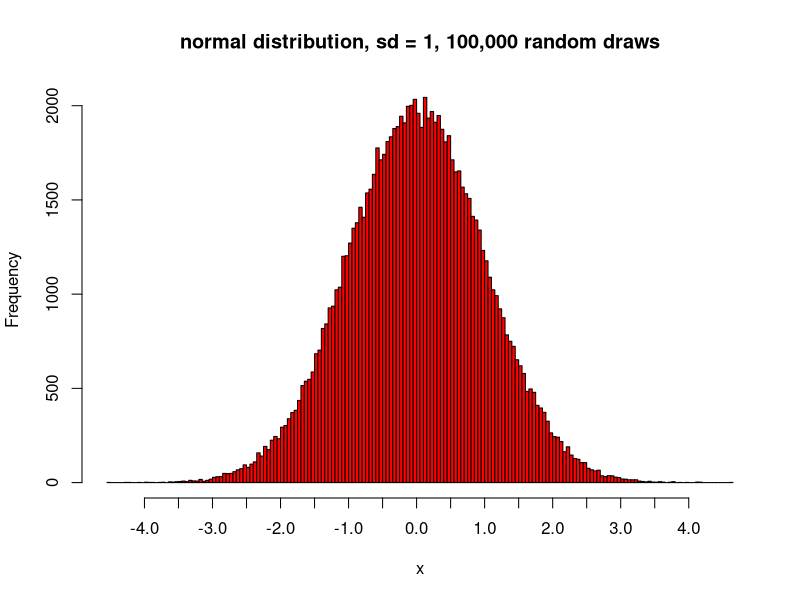
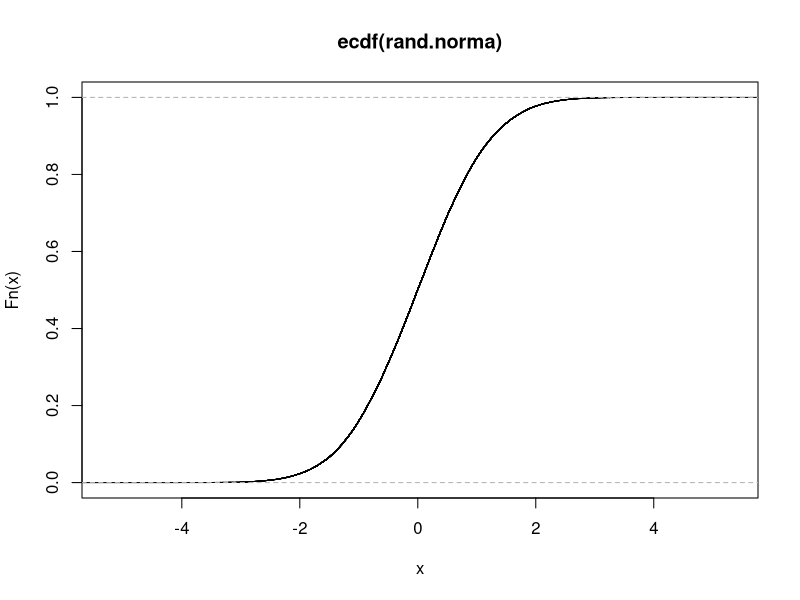

These figures' R source, in order:
## ---- chunk 1

x <- c(-2,-1,0,1,2)

## ---- chunk 2
rand.norma<- rnorm(100000)
hist(rand.norma, breaks = 200, freq = TRUE, main = "normal distribution, sd = 1, 100,000 random draws", xaxp=c(-4,4,16) , xlab = 'x', col = "red")

#the xaxp=c(-4,4,16)  argument sets the x-axis tick marks to run from -4 to 4 and to have a total of 16 tick marks 

# calculate CDF 
CDF <- ecdf(rand.norma)
  
# draw the cdf plot
plot(CDF)

## ---- chunk 3
#pnorm gives the probability to the left of (x)
pnorm(-2)

## ---- chunk 4

pnorm_x <- pnorm(x)
pnorm_x

## ---- chunk 5

y <- c(0,1,2,5,8,10,15,20)

## ---- chunk 6

pbinom(0,size=20,prob=.2)

## ---- chunk 7

pbin_y <- pbinom(y,size=20,prob=.2)

## ---- chunk 8



## ---- chunk 9
#First, we need the standard deviation
sqrt(25)

#we use the pnorm function - the probability distribution function #for the normal distribution
#The first argument is the vector (or scalar) we want to compute
#The second argument is the mean of the distribution (22)
#The third argument is the standard deviation 
# First, I am going to compute the values at each point and assign to vectors
point_1 <- pnorm(27.5,22,sd=5)
point_2 <- pnorm(16.2,22,sd=5)

#We subtract one result from the other
answer8 <- point_1 - point_2
answer8

#It is possible to just subtract one function from the other
answer_8a <- pnorm(27.5,22,sd=5) - pnorm(16.2,22,sd=5)
answer_8a

## ---- chunk 10
#We use the same function for a value of 29
#and subtract from 1

1 - pnorm(29,22,sd=5)

## ---- chunk 11

pnorm(17,22,sd=5)

## ---- chunk 12
#The parentheses around the two parts aren't strictly necessary
#I just wanted to separate the two probabilities
(pnorm(15,22,sd=5)) +  (1-pnorm(25,22,sd=5))

